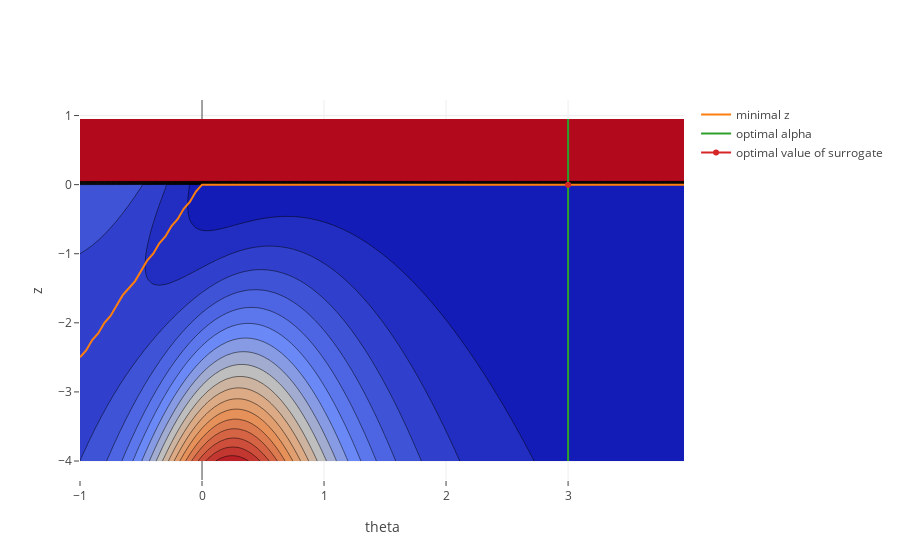

Write notebook code for a chart like this one.
### Markdown cell above
We have rewritten the problem to a minimization problem and are now looking for the minimizer in $(z,\alpha)$. We visualize the new energy landscape in a log plot.

### Code cell
def dual_surrogate(z,theta):
    m = 1 + lmb*theta**2
    E_temp =  1/m*(E(x_star,theta) + E_conj(z,theta))
    return np.where(z > 0, infty, E_temp)
surrogate_grid = np.zeros((theta_range.size, z_range.size))
argmin_x = []
argmin_z = []
loss_direct = []
loss_surr = []

for i, theta in enumerate(theta_range):
    for j, z in enumerate(z_range):
        surrogate_grid[i,j] = dual_surrogate(z,theta)
    x_out = solve_E(y, theta)
    z_out = z_range[np.argmin(surrogate_grid[i,:])]
    argmin_x.append(x_out)
    argmin_z.append(z_out)
    loss_direct.append(l(x_out,theta))
    loss_surr.append(dual_surrogate(z_out,theta))
theta_direct_opt = np.argmin(loss_direct)
theta_surr_opt = np.argmin(loss_surr)

data = []
data.append(go.Contour(x = list(theta_range), 
                       y=list(z_range), z=surrogate_grid.T, name = 'loss surface',ncontours=30, showscale=False))
data.append(go.Scatter(x = list(theta_range), 
                       y=argmin_z, name = 'minimal z'))
data.append(go.Scatter(x = [theta_range[theta_direct_opt] for x in z_range], 
                       y = list(z_range), name = 'optimal alpha'))
data.append(go.Scatter(x = [theta_range[theta_surr_opt]], 
                       y = [argmin_z[theta_surr_opt]], name = 'optimal value of surrogate'))

layout.yaxis['title'] = 'z'
ply.offline.iplot(go.Figure(data=data, layout=layout))

### Figure 1 — Plotly figure (JSON) as saved in the notebook; plotly's stock layout.template omitted (floating-point values rounded to 4 significant figures; data arrays with more than 128 entries replaced by an {"elided": "..."} marker saying what was removed)
{"data": [{"name": "loss surface", "ncontours": 30, "showscale": false, "type": "contour", "uid": "b56a7dad-b962-4f62-abbf-6bac1edba9e5", "x": [-1, -0.95, -0.9, -0.85, -0.8, -0.75, -0.7, -0.65, -0.6, -0.55, -0.5, -0.45, -0.4, -0.35, -0.3, -0.25, -0.2, -0.15, -0.1, -0.05, 8.882e-16, 0.05, 0.1, 0.15, 0.2, 0.25, 0.3, 0.35, 0.4, 0.45, 0.5, 0.55, 0.6, 0.65, 0.7, 0.75, 0.8, 0.85, 0.9, 0.95, 1.0, 1.05, 1.1, 1.15, 1.2, 1.25, 1.3, 1.35, 1.4, 1.45, 1.5, 1.55, 1.6, 1.65, 1.7, 1.75, 1.8, 1.85, 1.9, 1.95, 2.0, 2.05, 2.1, 2.15, 2.2, 2.25, 2.3, 2.35, 2.4, 2.45, 2.5, 2.55, 2.6, 2.65, 2.7, 2.75, 2.8, 2.85, 2.9, 2.95, 3.0, 3.05, 3.1, 3.15, 3.2, 3.25, 3.3, 3.35, 3.4, 3.45, 3.5, 3.55, 3.6, 3.65, 3.7, 3.75, 3.8, 3.85, 3.9, 3.95], "y": [-4, -3.95, -3.9, -3.85, -3.8, -3.75, -3.7, -3.65, -3.6, -3.55, -3.5, -3.45, -3.4, -3.35, -3.3, -3.25, -3.2, -3.15, -3.1, -3.05, -3.0, -2.95, -2.9, -2.85, -2.8, -2.75, -2.7, -2.65, -2.6, -2.55, -2.5, -2.45, -2.4, -2.35, -2.3, -2.25, -2.2, -2.15, -2.1, -2.05, -2.0, -1.95, -1.9, -1.85, -1.8, -1.75, -1.7, -1.65, -1.6, -1.55, -1.5, -1.45, -1.4, -1.35, -1.3, -1.25, -1.2, -1.15, -1.1, -1.05, -1.0, -0.95, -0.9, -0.85, -0.8, -0.75, -0.7, -0.65, -0.6, -0.55, -0.5, -0.45, -0.4, -0.35, -0.3, -0.25, -0.2, -0.15, -0.1, -0.05, -1.421e-14, 0.05, 0.1, 0.15, 0.2, 0.25, 0.3, 0.35, 0.4, 0.45, 0.5, 0.55, 0.6, 0.65, 0.7, 0.75, 0.8, 0.85, 0.9, 0.95], "z": {"elided": "100x100 float values"}}, {"name": "minimal z", "type": "scatter", "uid": "79cc1422-f1d0-4c7b-a6a5-ae10e0183663", "x": [-1, -0.95, -0.9, -0.85, -0.8, -0.75, -0.7, -0.65, -0.6, -0.55, -0.5, -0.45, -0.4, -0.35, -0.3, -0.25, -0.2, -0.15, -0.1, -0.05, 8.882e-16, 0.05, 0.1, 0.15, 0.2, 0.25, 0.3, 0.35, 0.4, 0.45, 0.5, 0.55, 0.6, 0.65, 0.7, 0.75, 0.8, 0.85, 0.9, 0.95, 1.0, 1.05, 1.1, 1.15, 1.2, 1.25, 1.3, 1.35, 1.4, 1.45, 1.5, 1.55, 1.6, 1.65, 1.7, 1.75, 1.8, 1.85, 1.9, 1.95, 2.0, 2.05, 2.1, 2.15, 2.2, 2.25, 2.3, 2.35, 2.4, 2.45, 2.5, 2.55, 2.6, 2.65, 2.7, 2.75, 2.8, 2.85, 2.9, 2.95, 3.0, 3.05, 3.1, 3.15, 3.2, 3.25, 3.3, 3.35, 3.4, 3.45, 3.5, 3.55, 3.6, 3.65, 3.7, 3.75, 3.8, 3.85, 3.9, 3.95], "y": [-2.5, -2.4, -2.25, -2.15, -2.0, -1.9, -1.75, -1.6, -1.5, -1.4, -1.25, -1.1, -1.0, -0.85, -0.75, -0.6, -0.5, -0.35, -0.25, -0.1, -1.421e-14, -1.421e-14, -1.421e-14, -1.421e-14, -1.421e-14, -1.421e-14, -1.421e-14, -1.421e-14, -1.421e-14, -1.421e-14, -1.421e-14, -1.421e-14, -1.421e-14, -1.421e-14, -1.421e-14, -1.421e-14, -1.421e-14, -1.421e-14, -1.421e-14, -1.421e-14, -1.421e-14, -1.421e-14, -1.421e-14, -1.421e-14, -1.421e-14, -1.421e-14, -1.421e-14, -1.421e-14, -1.421e-14, -1.421e-14, -1.421e-14, -1.421e-14, -1.421e-14, -1.421e-14, -1.421e-14, -1.421e-14, -1.421e-14, -1.421e-14, -1.421e-14, -1.421e-14, -1.421e-14, -1.421e-14, -1.421e-14, -1.421e-14, -1.421e-14, -1.421e-14, -1.421e-14, -1.421e-14, -1.421e-14, -1.421e-14, -1.421e-14, -1.421e-14, -1.421e-14, -1.421e-14, -1.421e-14, -1.421e-14, -1.421e-14, -1.421e-14, -1.421e-14, -1.421e-14, -1.421e-14, -1.421e-14, -1.421e-14, -1.421e-14, -1.421e-14, -1.421e-14, -1.421e-14, -1.421e-14, -1.421e-14, -1.421e-14, -1.421e-14, -1.421e-14, -1.421e-14, -1.421e-14, -1.421e-14, -1.421e-14, -1.421e-14, -1.421e-14, -1.421e-14, -1.421e-14]}, {"name": "optimal alpha", "type": "scatter", "uid": "de46d2bf-e2eb-4170-a287-a8ce56e39504", "x": [3.0, 3.0, 3.0, 3.0, 3.0, 3.0, 3.0, 3.0, 3.0, 3.0, 3.0, 3.0, 3.0, 3.0, 3.0, 3.0, 3.0, 3.0, 3.0, 3.0, 3.0, 3.0, 3.0, 3.0, 3.0, 3.0, 3.0, 3.0, 3.0, 3.0, 3.0, 3.0, 3.0, 3.0, 3.0, 3.0, 3.0, 3.0, 3.0, 3.0, 3.0, 3.0, 3.0, 3.0, 3.0, 3.0, 3.0, 3.0, 3.0, 3.0, 3.0, 3.0, 3.0, 3.0, 3.0, 3.0, 3.0, 3.0, 3.0, 3.0, 3.0, 3.0, 3.0, 3.0, 3.0, 3.0, 3.0, 3.0, 3.0, 3.0, 3.0, 3.0, 3.0, 3.0, 3.0, 3.0, 3.0, 3.0, 3.0, 3.0, 3.0, 3.0, 3.0, 3.0, 3.0, 3.0, 3.0, 3.0, 3.0, 3.0, 3.0, 3.0, 3.0, 3.0, 3.0, 3.0, 3.0, 3.0, 3.0, 3.0], "y": [-4, -3.95, -3.9, -3.85, -3.8, -3.75, -3.7, -3.65, -3.6, -3.55, -3.5, -3.45, -3.4, -3.35, -3.3, -3.25, -3.2, -3.15, -3.1, -3.05, -3.0, -2.95, -2.9, -2.85, -2.8, -2.75, -2.7, -2.65, -2.6, -2.55, -2.5, -2.45, -2.4, -2.35, -2.3, -2.25, -2.2, -2.15, -2.1, -2.05, -2.0, -1.95, -1.9, -1.85, -1.8, -1.75, -1.7, -1.65, -1.6, -1.55, -1.5, -1.45, -1.4, -1.35, -1.3, -1.25, -1.2, -1.15, -1.1, -1.05, -1.0, -0.95, -0.9, -0.85, -0.8, -0.75, -0.7, -0.65, -0.6, -0.55, -0.5, -0.45, -0.4, -0.35, -0.3, -0.25, -0.2, -0.15, -0.1, -0.05, -1.421e-14, 0.05, 0.1, 0.15, 0.2, 0.25, 0.3, 0.35, 0.4, 0.45, 0.5, 0.55, 0.6, 0.65, 0.7, 0.75, 0.8, 0.85, 0.9, 0.95]}, {"name": "optimal value of surrogate", "type": "scatter", "uid": "6d379cef-30bc-4f68-8114-473418e3ee49", "x": [3.0], "y": [-1.421e-14]}], "layout": {"autosize": true, "xaxis": {"autorange": true, "title": {"text": "theta"}, "type": "linear"}, "yaxis": {"autorange": true, "title": {"text": "z"}, "type": "linear"}}}
